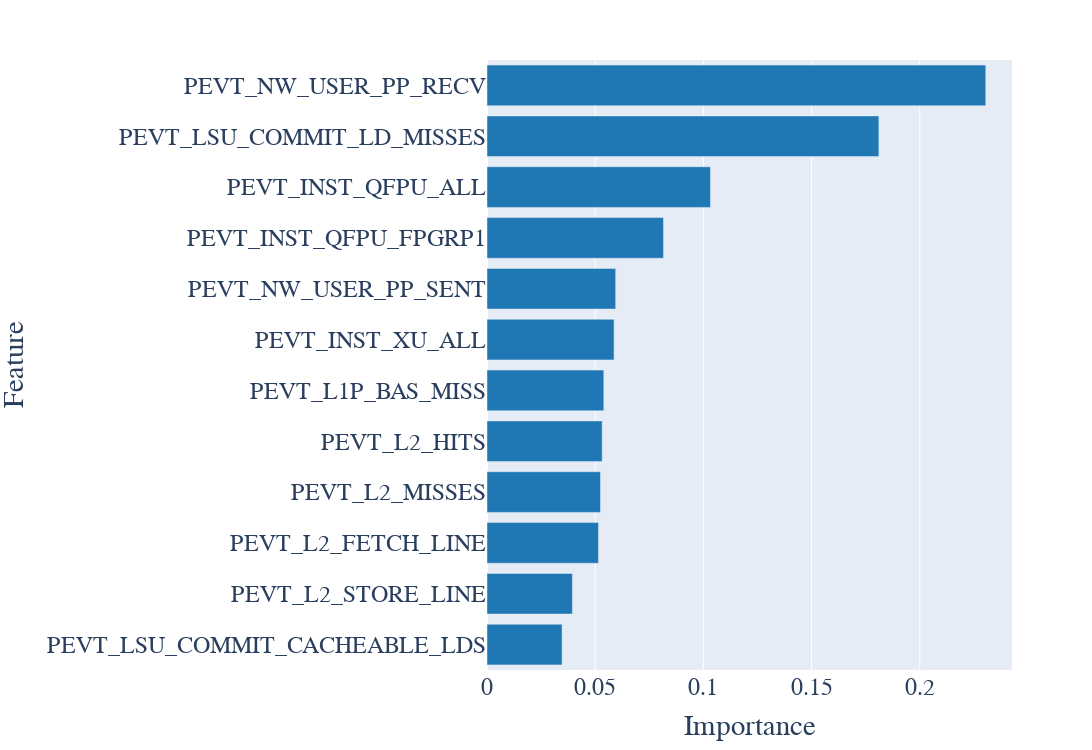

Write notebook code for a chart like this one.
### Code cell
# Run classification on File IO
classify(features, targets_io)

### Figure 1 — Plotly figure (JSON) as saved in the notebook; plotly's stock layout.template omitted (floating-point values rounded to 4 significant figures)
{"data": [{"alignmentgroup": "True", "hovertemplate": "x=%{x}<br>y=%{y}<extra></extra>", "legendgroup": "", "marker": {"color": "#1F77B4"}, "name": "", "offsetgroup": "", "orientation": "h", "showlegend": false, "textposition": "auto", "type": "bar", "x": [0.03471, 0.03946, 0.05152, 0.05246, 0.05323, 0.05398, 0.05872, 0.05947, 0.08158, 0.1033, 0.1811, 0.2305], "xaxis": "x", "y": ["PEVT_LSU_COMMIT_CACHEABLE_LDS", "PEVT_L2_STORE_LINE", "PEVT_L2_FETCH_LINE", "PEVT_L2_MISSES", "PEVT_L2_HITS", "PEVT_L1P_BAS_MISS", "PEVT_INST_XU_ALL", "PEVT_NW_USER_PP_SENT", "PEVT_INST_QFPU_FPGRP1", "PEVT_INST_QFPU_ALL", "PEVT_LSU_COMMIT_LD_MISSES", "PEVT_NW_USER_PP_RECV"], "yaxis": "y"}], "layout": {"barmode": "relative", "font": {"family": "Consolas", "size": 24}, "height": 750, "legend": {"tracegroupgap": 0}, "margin": {"t": 60}, "width": 1500, "xaxis": {"anchor": "y", "autorange": true, "domain": [0, 1], "range": [0, 0.2426], "title": {"text": "Importance"}, "type": "linear"}, "yaxis": {"anchor": "x", "autorange": true, "domain": [0, 1], "range": [-0.5, 11.5], "title": {"text": "Feature"}, "type": "category"}}}
